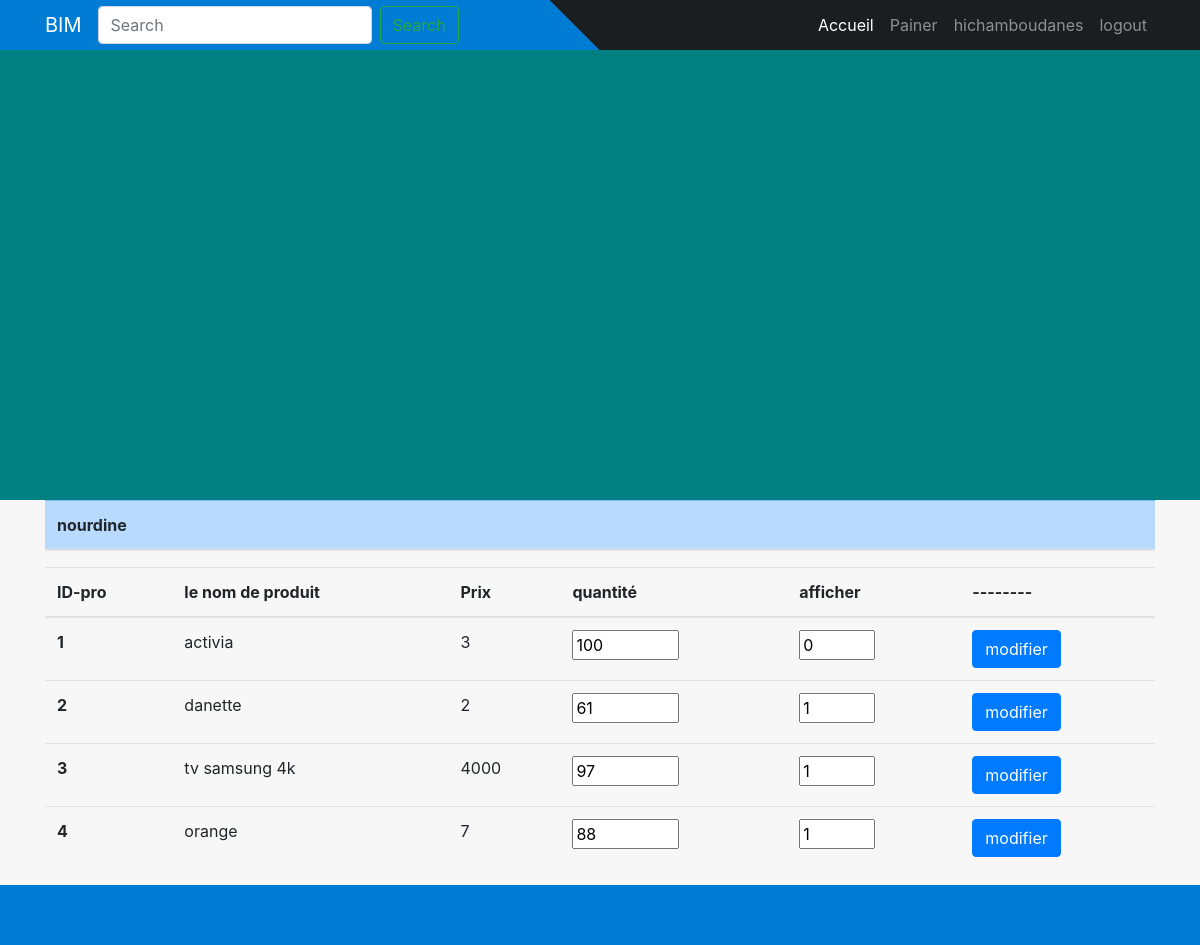
Screenshot of /gestionner.php (signed in) with the database file from the repository.
### tables this page shows
CREATE TABLE IF NOT EXISTS `user` (
  `id_user` int(10) unsigned NOT NULL AUTO_INCREMENT,
  `username` varchar(50) NOT NULL,
  `email` varchar(50) NOT NULL,
  `pass` varchar(50) NOT NULL,
  `idrole` int(10) unsigned NOT NULL,
  PRIMARY KEY (`id_user`) USING BTREE,
  KEY `id_role` (`idrole`) USING BTREE,
  CONSTRAINT `FK_user_role` FOREIGN KEY (`idrole`) REFERENCES `role` (`id_role`)
);

CREATE TABLE IF NOT EXISTS `produit` (
  `ID_pro` int(10) unsigned NOT NULL AUTO_INCREMENT,
  `nom` varchar(50) DEFAULT NULL,
  `Qte` int(11) DEFAULT NULL,
  `id_ad` int(11) unsigned NOT NULL,
  `id_ca` int(11) unsigned NOT NULL,
  `prix` int(11) unsigned NOT NULL,
  `img` varchar(50) DEFAULT NULL,
  `visible` int(2) unsigned NOT NULL DEFAULT 1,
  PRIMARY KEY (`ID_pro`),
  KEY `FK_AJOUTE` (`id_ad`),
  KEY `id_ca` (`id_ca`),
  CONSTRAINT `FK_produit_categorie` FOREIGN KEY (`id_ca`) REFERENCES `categorie` (`id_cat`),
  CONSTRAINT `FK_produit_user` FOREIGN KEY (`id_ad`) REFERENCES `user` (`id_user`)
);

### gestionner.php (the view, shortened to what this page needs)
<?php include('server.php')?>
<!doctype html>
<html lang="en">
  <head>
    <link rel="stylesheet" href="https://stackpath.bootstrapcdn.com/bootstrap/4.5.0/css/bootstrap.min.css">
    <link rel="stylesheet" href="./style.css">
  </head>
<body>
<?php include('header.php') ?>
<?php
$user = "SELECT * FROM user where idrole='2'" ;
$resultuser = $conn->query($user);
if ($resultuser->num_rows > 0) {
  while($rowuser = $resultuser->fetch_assoc()) {
     echo   "<div class='container'>
             <table class='table'>
               <thead class='table-primary'>
                 <tr>
                   <th scope='col  '>" . $rowuser["username"] . "</th>
                 </tr>
            </thead>
             </div>
                       <div class='container'>
              <table class='table table-hover'>
              <thead>
                <tr>
                  <th scope='col'>ID-pro</th>
                  <th scope='col'>le nom de produit</th>
                  <th scope='col'>Prix</th>
                  <th scope='col'>quantité</th>
                  <th scope='col'>afficher</th>
                  <th scope='col'>--------</th>
                </tr>
              </thead>
              <tbody>";
              $pro = "SELECT * FROM produit";
              $resultpro = $conn->query($pro);
              if ($resultpro->num_rows > 0) {
                while($rowpro = $resultpro->fetch_assoc()) {
                    echo   "<tr>
                    <form action='gest.php' method='GET'>
                    <input type='number' class='d-none' name='ID_pro' value='" . $rowpro["ID_pro"] . "'>
                    <input type='number' class='d-none' name='id_ad' value='" . $rowpro["id_ad"] . "'>
                    <th scope='row'>" . $rowpro["ID_pro"] . "</th>
                    <td>" . $rowpro["nom"] . "</td>
                    <td>" . $rowpro["prix"] . "</td>
                    <td ><input type='number'  name='qantite' min='0' max='1000' value='" . $rowpro["Qte"] . "'></td>
                    <td ><input type='number'  name='afficher' min='0' max='1' value='" . $rowpro["visible"] . "'></label></td>
                    <td ><input type='submit' class='btn btn-primary' value='modifier'></td>
                    </form>
                  </tr>";
                 }
              }
      echo" </tbody>
              </table>
            </div>"  ;
   }
}
?>
<?php include('footer.php') ?>
  </body>
</html>

### style.css (style rules this page uses)
body { margin: 0; font-family: -apple-system,BlinkMacSystemFont,"Segoe UI",Roboto,"Helvetica Neue",Arial,sans-serif; font-size: 1rem; font-weight: 400; line-height: 1.5; color: #212529; background-color: #f7f7f7; }

### rows the page displays
user: username "nourdine"
produit: ID_pro "1", nom "activia", prix "3", qantite "100", afficher "0"
produit: ID_pro "2", nom "danette", prix "2", qantite "61", afficher "1"
produit: ID_pro "3", nom "tv samsung 4k", prix "4000", qantite "97", afficher "1"
produit: ID_pro "4", nom "orange", prix "7", qantite "88", afficher "1"

### other values shown
$_SESSION['username'] "hichamboudanes"
